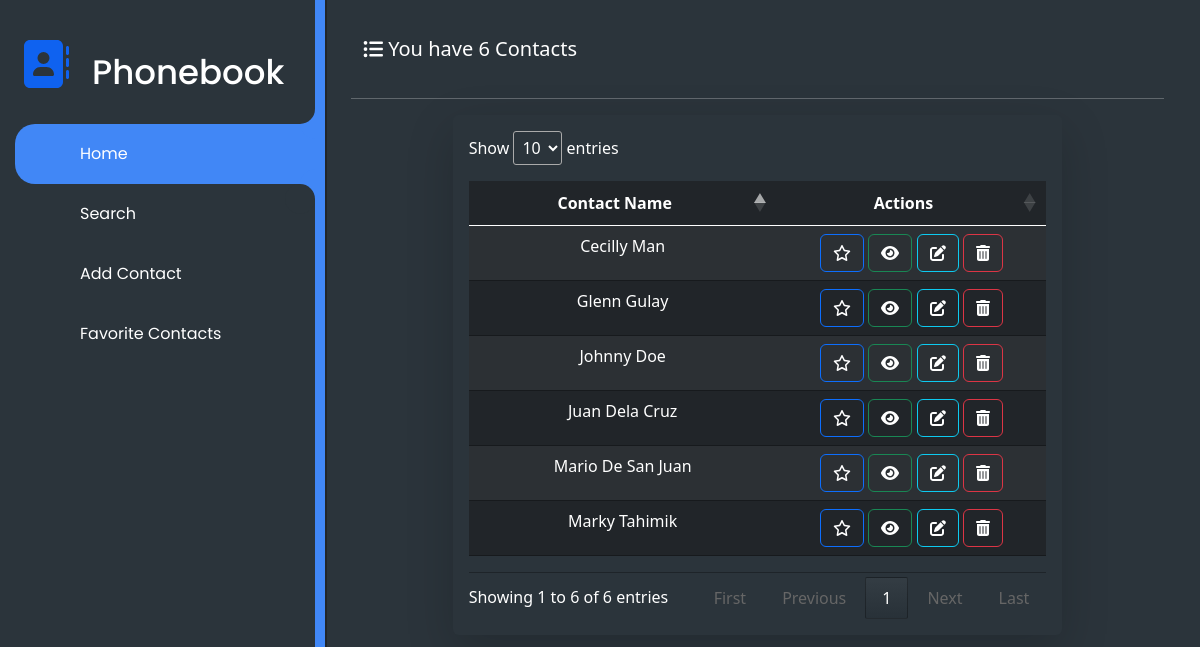
The page / on the database its author committed.
### tables this page shows
CREATE TABLE `contacts` (
  `id` int(11) NOT NULL,
  `F_name` varchar(50) NOT NULL,
  `L_name` varchar(50) NOT NULL,
  `phone_number` bigint(11) UNSIGNED ZEROFILL NOT NULL,
  `c_address` varchar(50) NOT NULL,
  `favorite` tinyint(1) NOT NULL
);

### index.php (the view, shortened to what this page needs)
<!DOCTYPE html>
<html>
<?php include 'head.php'; ?>
<body style="background: #2b343b; color: white;">
	<div class="row vhw">
		<?php include 'navbar.php'; ?>
		<div class="col p-3 m-2 overflow-auto scrollbar1">
			<nav class="navbar text-white">
				<div class="container-fluid">
					<?php
					include 'config.php';
					$query = mysqli_query($conn, "SELECT COUNT(*) as num_contacts FROM contacts");
					$result = mysqli_fetch_assoc($query);
					?>
					<h4 class="navbar-brand text-white"><i class="fa-solid fa-list-ul"></i> You have <?php echo $result['num_contacts']; ?> Contacts</h4>
				</div>
			</nav>
			<hr class="bg-secondary">
			<div class="container-fluid my-3 p-3 rounded shadow-lg overflow-auto scrollbar1 w-75">
				<div class="row">
					<div class="col">
						<table class="table table-dark table-striped table-hover table-responsive-md text-white py-3" id="table1">
							<thead>
								<tr>
									<th class="text-center">Contact Name</th>
									<th class="text-center">Actions</th>
								</tr>
							</thead>
							<tbody>
								<?php
								include 'config.php';
								$st = mysqli_query($conn, "SELECT * FROM contacts ORDER BY id DESC");
								while ($data = mysqli_fetch_assoc($st)) {
								?>
									<tr>
										<td class='text-center'><?php echo $data['F_name']; ?> <?php echo $data['L_name']; ?></td>
										<td class="text-center">
											<?php if ($data['favorite'] === '0') { ?>
												<button class="btn btn-outline-primary text-white fav" onclick="toggleFavoriteStatus('<?php echo $data['id']; ?>')">
													<i class="fa-regular fa-star"></i>
												</button>
											<?php } else { ?>
												<button class="btn btn-outline-warning text-white unfav" onclick="toggleRemoveFavoriteStatus('<?php echo $data['id']; ?>')">
													<i class="fa-solid fa-star"></i>
												</button>
											<?php } ?>
											<button class="btn btn-outline-success text-white" onclick="viewModal
													('<?php echo $data['id']; ?>',
													'<?php echo $data['F_name']; ?>',
													'<?php echo $data['L_name']; ?>',
													'<?php echo $data['phone_number']; ?>',
													'<?php echo $data['c_address']; ?>')">
												<i class="fa-solid fa-eye"></i>
											</button>
											<button class="btn btn-outline-info text-white" onclick="editModal
												('<?php echo $data['F_name']; ?>',
												'<?php echo $data['L_name']; ?>',
												'<?php echo $data['phone_number']; ?>',
												'<?php echo $data['c_address']; ?>',
												'<?php echo $data['id']; ?>')">
												<i class="fa-solid fa-pen-to-square"></i>
											</button>
											<button class="btn btn-outline-danger text-white" onclick="deleteModal
												('<?php echo $data['id']; ?>')">
												<i class="fa-solid fa-trash-can"></i>
											</button>
										</td>
									</tr>
								<?php
								}
								?>
							</tbody>
						</table>
					</div>
				</div>
			</div>
		</div>
		</div>
	</div>
	</div>
</body>
<link href="https://cdn.jsdelivr.net/npm/@sweetalert2/theme-dark@4/dark.css" rel="stylesheet">
</html>

### head.php (shortened to what this page needs)
<head>
    <link rel="stylesheet" type="text/css" href="css/bootstrap.min.css">
    <link href="css/style.css" rel="stylesheet" type="text/css">
    <link rel="stylesheet" href="https://cdn.jsdelivr.net/npm/bootstrap-icons@1.10.2/font/bootstrap-icons.css">
    <link href="https://cdn.jsdelivr.net/npm/bootstrap@5.3.0-alpha3/dist/css/bootstrap.min.css" rel="stylesheet">
    <link rel="stylesheet" href="https://cdn.datatables.net/1.13.4/css/jquery.dataTables.css" />
</head>

### navbar.php
<div class="container-fluid">
  <div class="row flex-nowrap vhw">
    <div class="col-sm-auto bg-dark sticky-top text-white border border-0">
      <div class="sidebar">
        <div class="navigation">
          <ul>
            <li>
              <a href="#">
                <span class="icon"><i class="fa-solid fa-address-book fa-bounce fa-3x" style="color: #0f62f0; "></i></span>
                <span class="title">
                  <h2 class=" text-center p-1 m-2" style="font-size: 34px;"> Phonebook</h2>
                </span>
              </a>
            </li>
            <br>
            <li class="list active">
              <a href="index.php">
                <span class="icon"><ion-icon name="home-outline"></ion-icon></span>
                <span class="title">Home</span>
              </a>
            </li>
            <li class="list">
              <a href="search_contact.php">
                <span class="icon"><ion-icon name="search-outline"></ion-icon></span>
                <span class="title">Search</span>
              </a>
            </li>
            <li class="list">
              <a href="#" type="button" id="addModal">
                <span class="icon"><ion-icon name="person-add-outline"></ion-icon></span>
                <span class="title">Add Contact</span>
              </a>
            </li>
            <li class="list">
              <a href="favorites.php" type="button">
                <span class="icon"><ion-icon name="star-outline"></ion-icon></span>
                <span class="title">Favorite Contacts</span>
              </a>
            </li>
          </ul>
        </div>
      </div>
    </div>

### css/style.css (style rules this page uses)
.vhw { width: 100vw; height: 100vh; }
body { background-color:#2b343b; }

### head.php (style rules this page uses)
.sidebar { display: flex; justify-content: center; align-items: center; min-height: 50px; margin: 0; padding: 0; box-sizing: border-box; font-family: 'Poppins', 'sans-serif'; background: #2b343b; }
.sidebar .navigation { position: relative; height: 100vh; width: 75px; background: #2b343b; box-shadow: 10px 0 0 #4187f6; border-left: 10px solid #2b343b; overflow: hidden; transition: width 0.5s; }
.sidebar .navigation ul { position: absolute; top: 0; left: 0; width: 100%; padding-left: 5px; padding-top: 40px; }
.sidebar .navigation ul li { position: relative; list-style: none; width: 100%; border-top-left-radius: 20px; border-bottom-left-radius: 20px; }
.sidebar .navigation ul li.active { background: #4187f6; }
.sidebar .navigation ul li a { position: relative; display: block; width: 100%; display: flex; text-decoration: none; color: #fff; }
.sidebar .navigation ul li.active a::before { content: ''; position: absolute; top: -30px; right: 0; width: 30px; height: 30px; background: none; border-radius: 50%; box-shadow: 15px 15px 0 #4187f6; }
.sidebar .navigation ul li.active a::after { content: ''; position: absolute; bottom: -30px; right: 0; width: 30px; height: 30px; background: #2b343b; border-radius: 50%; box-shadow: 15px -15px 0 #4187f6; }
.sidebar .navigation ul li a .icon { position: relative; display: block; min-width: 60px; height: 60px; line-height: 70px; text-align: center; }
.sidebar .navigation ul li a .title { position: relative; display: block; padding-left: 5px; height: 50px; line-height: 60px; white-space: nowrap; }

### rows shown on the page
contacts: F_name "Cecilly", L_name "Man"
contacts: F_name "Glenn", L_name "Gulay"
contacts: F_name "Johnny", L_name "Doe"
contacts: F_name "Marky", L_name "Tahimik"
contacts: F_name "Mario", L_name "De San Juan"
contacts: F_name "Juan", L_name "Dela Cruz"

### other values the page prints
$result['num_contacts'] "6"
